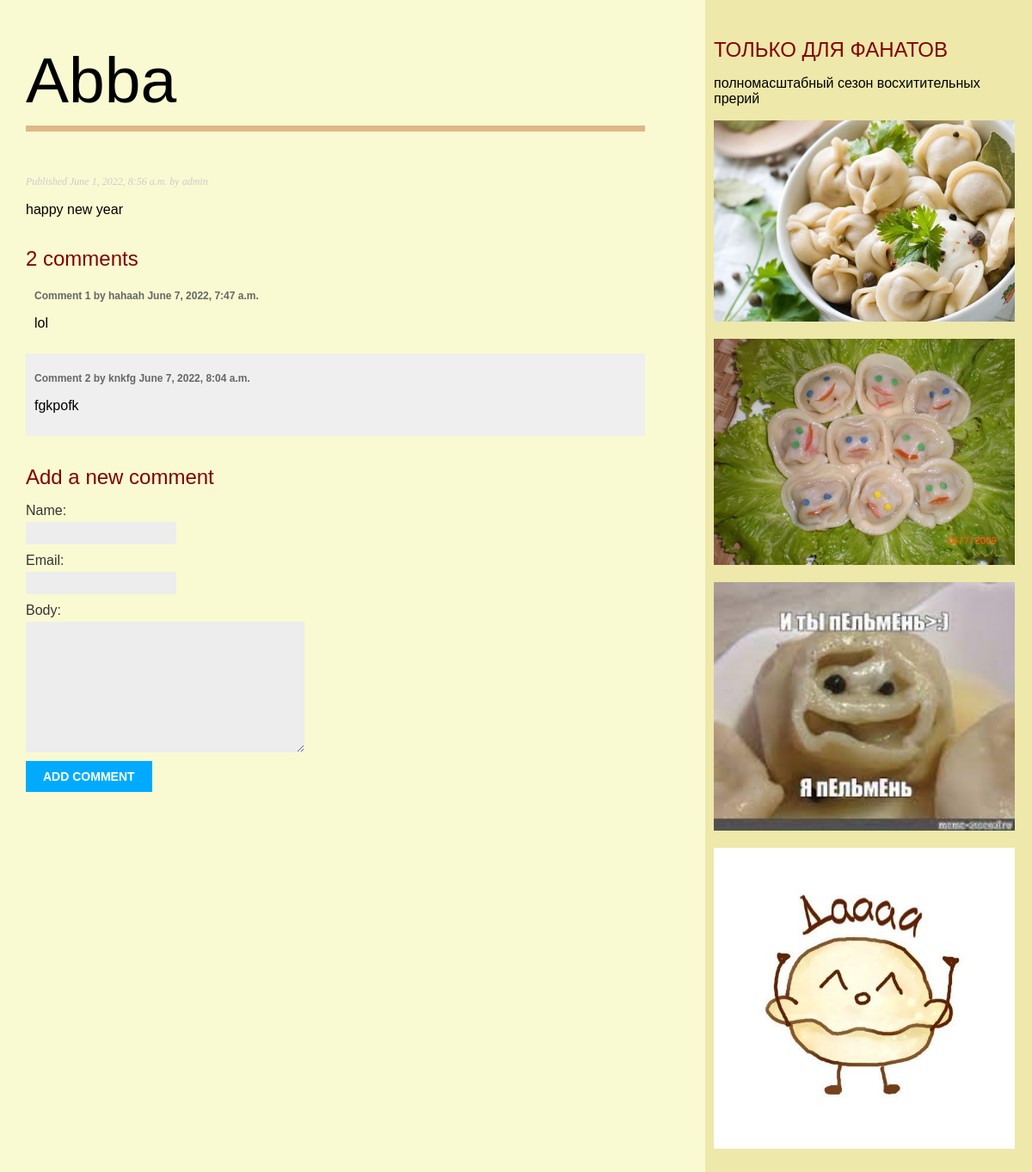
The page /blog/1/ on the database as committed earlier.
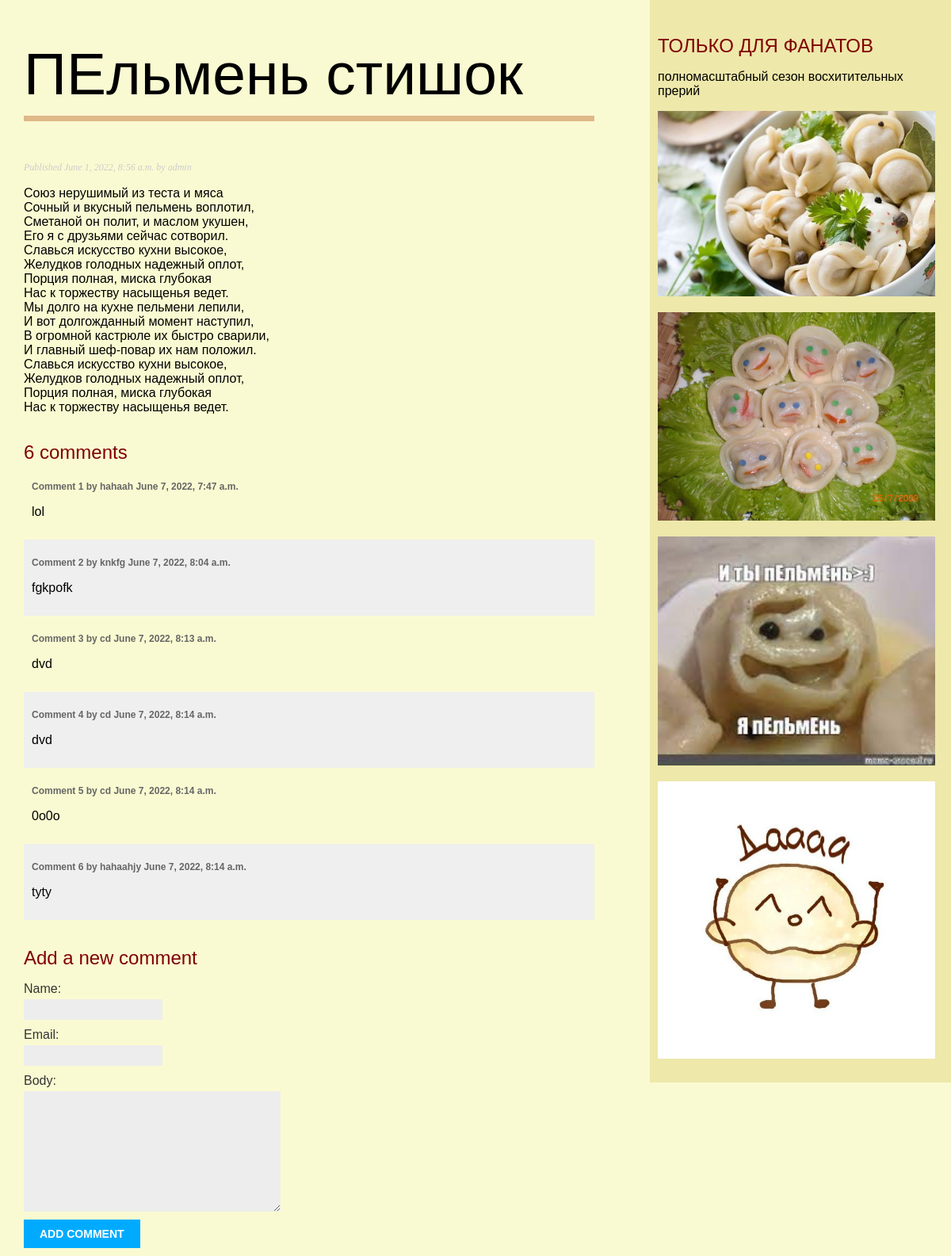
The same page on the database as committed later.
### blog/models.py (models this page shows, shortened)
class Post(models.Model):
    class Status(models.TextChoices):
        DRAFT = 'DF', 'Draft'
        PUBLISHED = 'PB', 'Published'
    title = models.CharField(max_length=250)
    slug = models.SlugField(max_length=250)
    author = models.ForeignKey(User,
    on_delete=models.CASCADE,
    related_name='blog_posts')
    body = models.TextField()
    publish = models.DateTimeField(default=timezone.now)
    created = models.DateTimeField(auto_now_add=True)
    updated = models.DateTimeField(auto_now=True)
    status = models.CharField(max_length=2,
    choices=Status.choices,
    default=Status.DRAFT)
    objects = models.Manager() # The default manager.
    published = PublishedManager() # Our custom manager.
    class Meta:
        ordering = ['-publish']
        indexes = [
        models.Index(fields=['-publish']),
    ]

class Comment(models.Model):
    post = models.ForeignKey(Post, on_delete=models.CASCADE, related_name='comments')
    name = models.CharField(max_length=80)
    email = models.EmailField()
    body = models.TextField()
    created = models.DateTimeField(auto_now_add=True)
    updated = models.DateTimeField(auto_now=True)
    active = models.BooleanField(default=True)
    class Meta:
        ordering = ['created']
        indexes = [
        models.Index(fields=['created']),
    ]

### blog/views.py (the view)
# urls.py: path('<int:id>/', views.post_detail, name='post_detail'),
def post_detail(request, id):
    post = get_object_or_404(Post, id=id, status=Post.Status.PUBLISHED)
    comments = post.comments.filter(active=True)
    form = CommentForm()
    return render(request, 'blog/post/detail.html', {'post': post, 'comments': comments,'form': form})

### blog/forms.py
class CommentForm(forms.ModelForm):
    class Meta:
        model = Comment
        fields = ['name', 'email', 'body']

### blog/templates/blog/post/detail.html (shortened to what this page needs)
{% extends "blog/base.html" %}
{% block content %}
  <h1>{{ post.title }}</h1>
  <p class="date">
    Published {{ post.publish }} by {{ post.author }}
  </p>
  {{ post.body|linebreaks }}
  {% with comments.count as total_comments %}
 <h2>{{ total_comments }} comment{{ total_comments|pluralize }}</h2>
{% endwith %}
{% for comment in comments %}
 <div class="comment">
 <p class="info">
 Comment {{ forloop.counter }} by {{ comment.name }}
 {{ comment.created }}
 </p>
 {{ comment.body|linebreaks }}
 </div>
{% empty %}
 <p>There are no comments yet.</p>
{% endfor %}
<h2>Add a new comment</h2>
 <form action="{% url "blog:post_comment" post.id %}" method="post">
 {{ form.as_p }}
 <p><input type="submit" value="Add comment"></p>
 </form>
{% endblock %}

### blog/templates/blog/base.html (shortened to what this page needs)
{% load static %}
<!DOCTYPE html>
<html>
<head>
  <link href="{% static "css/blog.css" %}" rel="stylesheet">
</head>
<body>
  <div id="content">
    {% block content %}
    {% endblock %}
  </div>
  <div id="sidebar">
    <h2>ТОЛЬКО ДЛЯ ФАНАТОВ</h2>
    <p>полномасштабный сезон восхитительных прерий</p>
	<p><img src="{% static "tatata\lol.jpg" %}" width="350"></p>
	<p><img src="{% static "tatata\tata.jpg" %}" width="350"></p>
	<p><img src="{% static "tatata\g.jpg" %}" width="350"></p>
	<p><img src="{% static "tatata\haha.jpg" %}" width="350"></p>
  </div>
</body>
</html>

### blog/static/css/blog.css (style rules this page uses)
body { margin:0; padding:0; font-family:helvetica, sans-serif; }
h1 { font-weight:normal; font-size: 75px; border-bottom:7px solid #bbb; padding:0 0 10px 0; border-bottom-color: #deb887; }
h2 { color: #800000 ; font-weight:normal; margin:34px 0 0; }
#content { float:left; width:60%; padding:0 0 0 30px; }
#sidebar { float:right; width:30%; padding:10px; background:#eee8aa ; height:100%; }
p.date { color:#ccc; font-family: georgia, serif; font-size: 12px; font-style: italic; }
label { float:left; clear:both; color:#333; margin-bottom:4px; }
input, textarea { clear:both; float:left; margin:0 0 10px; background:#ededed; border:0; padding:6px 10px; font-size:12px; }
input[type=submit] { font-weight:bold; background:#00abff; color:#fff; padding:10px 20px; font-size:14px; text-transform:uppercase; }
.comment { padding:10px; }
.comment:nth-child(even) { background:#efefef; }
.comment .info { font-weight:bold; font-size:12px; color:#666; }

### blog/templates/blog/base.html (style rules this page uses)
body { background: #fafad2; }

Rows that differ between the two databases and show on the page:
changed Post "admin": title "Abba" → "ПЕльмень стишок"; body "happy new year" → "Союз нерушимый из теста и мяса Сочный и вкусный пельмень воплотил, Сметаной он полит, и маслом укушен, Его я с друзьями сейчас сотворил. Славься искусство кухни высокое, Желудков голодных надежный оплот, Порция полная, миска глубокая Нас к торжеству насыщенья ведет. Мы долго на кухне пельмени лепили, И вот долгожданный момент наступил, В огромной кастрюле их быстро сварили, И главный шеф-повар их нам положил. Славься искусство кухни высокое, Желудков голодных надежный оплот, Порция полная, миска глубокая Нас к торжеству насыщенья ведет."
added Comment: name "cd", created "June 7, 2022, 8:13 a.m.", body "dvd"
added Comment: name "cd", created "June 7, 2022, 8:14 a.m.", body "dvd"
added Comment: name "cd", created "June 7, 2022, 8:14 a.m.", body "0o0o"
added Comment: name "hahaahjy", created "June 7, 2022, 8:14 a.m.", body "tyty"
Other text that changed with them:
{{ total_comments }}: "2" → "6"
